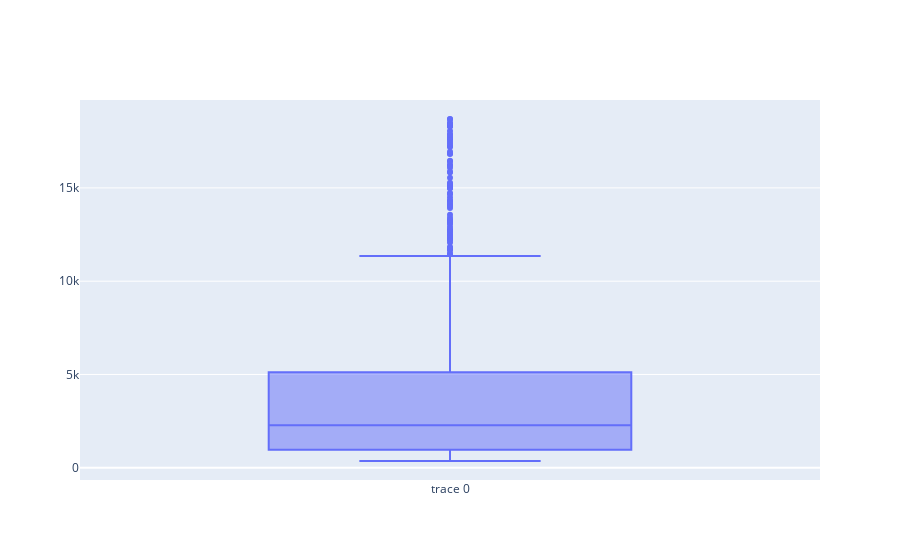

Notebook source saved alongside this figure:
### Code cell
trace0 = go.Box(
    y=sample.price
)

data = [trace0]
iplot(data)

### Figure 1 — Plotly figure (JSON) as saved in the notebook; plotly's stock layout.template omitted (floating-point values rounded to 4 significant figures; data arrays with more than 128 entries replaced by an {"elided": "..."} marker saying what was removed)
{"data": [{"type": "box", "y": {"elided": "1000 int values"}}], "layout": {}}
